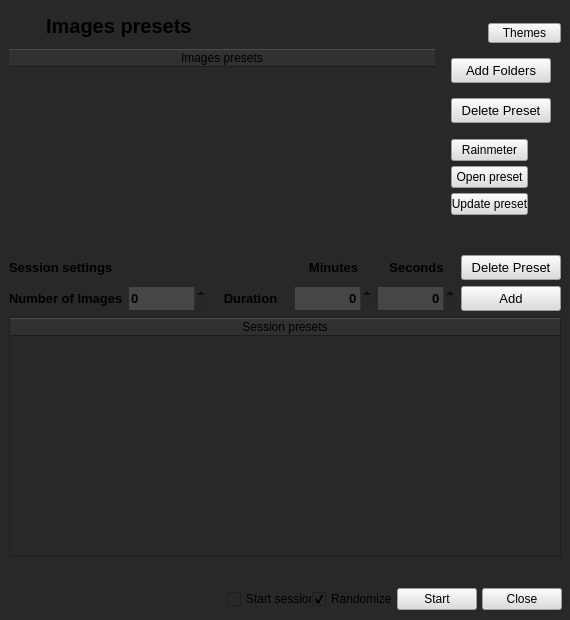
<?xml version="1.0" encoding="UTF-8"?>
<ui version="4.0">
 <class>MainWindow</class>
 <widget class="QMainWindow" name="MainWindow">
  <property name="geometry">
   <rect>
    <x>0</x>
    <y>0</y>
    <width>570</width>
    <height>620</height>
   </rect>
  </property>
  <property name="sizePolicy">
   <sizepolicy hsizetype="Fixed" vsizetype="Fixed">
    <horstretch>0</horstretch>
    <verstretch>0</verstretch>
   </sizepolicy>
  </property>
  <property name="minimumSize">
   <size>
    <width>570</width>
    <height>620</height>
   </size>
  </property>
  <property name="maximumSize">
   <size>
    <width>570</width>
    <height>620</height>
   </size>
  </property>
  <property name="palette">
   <palette>
    <active>
     <colorrole role="WindowText">
      <brush brushstyle="SolidPattern">
       <color alpha="255">
        <red>255</red>
        <green>255</green>
        <blue>255</blue>
       </color>
      </brush>
     </colorrole>
     <colorrole role="Button">
      <brush brushstyle="SolidPattern">
       <color alpha="255">
        <red>40</red>
        <green>40</green>
        <blue>40</blue>
       </color>
      </brush>
     </colorrole>
     <colorrole role="Text">
      <brush brushstyle="SolidPattern">
       <color alpha="255">
        <red>255</red>
        <green>255</green>
        <blue>255</blue>
       </color>
      </brush>
     </colorrole>
     <colorrole role="ButtonText">
      <brush brushstyle="SolidPattern">
       <color alpha="255">
        <red>255</red>
        <green>255</green>
        <blue>255</blue>
       </color>
      </brush>
     </colorrole>
     <colorrole role="Base">
      <brush brushstyle="SolidPattern">
       <color alpha="255">
        <red>40</red>
        <green>40</green>
        <blue>40</blue>
       </color>
      </brush>
     </colorrole>
     <colorrole role="Window">
      <brush brushstyle="SolidPattern">
       <color alpha="255">
        <red>40</red>
        <green>40</green>
        <blue>40</blue>
       </color>
      </brush>
     </colorrole>
    </active>
    <inactive>
     <colorrole role="WindowText">
      <brush brushstyle="SolidPattern">
       <color alpha="255">
        <red>255</red>
        <green>255</green>
        <blue>255</blue>
       </color>
      </brush>
     </colorrole>
     <colorrole role="Button">
      <brush brushstyle="SolidPattern">
       <color alpha="255">
        <red>40</red>
        <green>40</green>
        <blue>40</blue>
       </color>
      </brush>
     </colorrole>
     <colorrole role="Text">
      <brush brushstyle="SolidPattern">
       <color alpha="255">
        <red>255</red>
        <green>255</green>
        <blue>255</blue>
       </color>
      </brush>
     </colorrole>
     <colorrole role="ButtonText">
      <brush brushstyle="SolidPattern">
       <color alpha="255">
        <red>255</red>
        <green>255</green>
        <blue>255</blue>
       </color>
      </brush>
     </colorrole>
     <colorrole role="Base">
      <brush brushstyle="SolidPattern">
       <color alpha="255">
        <red>40</red>
        <green>40</green>
        <blue>40</blue>
       </color>
      </brush>
     </colorrole>
     <colorrole role="Window">
      <brush brushstyle="SolidPattern">
       <color alpha="255">
        <red>40</red>
        <green>40</green>
        <blue>40</blue>
       </color>
      </brush>
     </colorrole>
    </inactive>
    <disabled>
     <colorrole role="WindowText">
      <brush brushstyle="SolidPattern">
       <color alpha="255">
        <red>255</red>
        <green>255</green>
        <blue>255</blue>
       </color>
      </brush>
     </colorrole>
     <colorrole role="Button">
      <brush brushstyle="SolidPattern">
       <color alpha="255">
        <red>40</red>
        <green>40</green>
        <blue>40</blue>
       </color>
      </brush>
     </colorrole>
     <colorrole role="Text">
      <brush brushstyle="SolidPattern">
       <color alpha="255">
        <red>255</red>
        <green>255</green>
        <blue>255</blue>
       </color>
      </brush>
     </colorrole>
     <colorrole role="ButtonText">
      <brush brushstyle="SolidPattern">
       <color alpha="255">
        <red>255</red>
        <green>255</green>
        <blue>255</blue>
       </color>
      </brush>
     </colorrole>
     <colorrole role="Base">
      <brush brushstyle="SolidPattern">
       <color alpha="255">
        <red>40</red>
        <green>40</green>
        <blue>40</blue>
       </color>
      </brush>
     </colorrole>
     <colorrole role="Window">
      <brush brushstyle="SolidPattern">
       <color alpha="255">
        <red>40</red>
        <green>40</green>
        <blue>40</blue>
       </color>
      </brush>
     </colorrole>
    </disabled>
   </palette>
  </property>
  <property name="font">
   <font>
    <weight>75</weight>
    <bold>true</bold>
   </font>
  </property>
  <property name="focusPolicy">
   <enum>Qt::ClickFocus</enum>
  </property>
  <property name="acceptDrops">
   <bool>true</bool>
  </property>
  <property name="windowTitle">
   <string>Reference Practice</string>
  </property>
  <property name="windowIcon">
   <iconset resource="resources/resources_config.qrc">
    <normaloff>:/icons/icons/session_drawing.png</normaloff>:/icons/icons/session_drawing.png</iconset>
  </property>
  <property name="windowOpacity">
   <double>4.000000000000000</double>
  </property>
  <property name="toolTip">
   <string/>
  </property>
  <property name="accessibleName">
   <string/>
  </property>
  <property name="autoFillBackground">
   <bool>false</bool>
  </property>
  <property name="styleSheet">
   <string notr="true">background: rgb(40,40,40); color: 'white'</string>
  </property>
  <property name="documentMode">
   <bool>false</bool>
  </property>
  <widget class="QWidget" name="centralwidget">
   <property name="palette">
    <palette>
     <active>
      <colorrole role="WindowText">
       <brush brushstyle="SolidPattern">
        <color alpha="255">
         <red>255</red>
         <green>255</green>
         <blue>255</blue>
        </color>
       </brush>
      </colorrole>
      <colorrole role="Button">
       <brush brushstyle="SolidPattern">
        <color alpha="255">
         <red>40</red>
         <green>40</green>
         <blue>40</blue>
        </color>
       </brush>
      </colorrole>
      <colorrole role="Text">
       <brush brushstyle="SolidPattern">
        <color alpha="255">
         <red>255</red>
         <green>255</green>
         <blue>255</blue>
        </color>
       </brush>
      </colorrole>
      <colorrole role="ButtonText">
       <brush brushstyle="SolidPattern">
        <color alpha="255">
         <red>255</red>
         <green>255</green>
         <blue>255</blue>
        </color>
       </brush>
      </colorrole>
      <colorrole role="Base">
       <brush brushstyle="SolidPattern">
        <color alpha="255">
         <red>40</red>
         <green>40</green>
         <blue>40</blue>
        </color>
       </brush>
      </colorrole>
      <colorrole role="Window">
       <brush brushstyle="SolidPattern">
        <color alpha="255">
         <red>40</red>
         <green>40</green>
         <blue>40</blue>
        </color>
       </brush>
      </colorrole>
     </active>
     <inactive>
      <colorrole role="WindowText">
       <brush brushstyle="SolidPattern">
        <color alpha="255">
         <red>255</red>
         <green>255</green>
         <blue>255</blue>
        </color>
       </brush>
      </colorrole>
      <colorrole role="Button">
       <brush brushstyle="SolidPattern">
        <color alpha="255">
         <red>40</red>
         <green>40</green>
         <blue>40</blue>
        </color>
       </brush>
      </colorrole>
      <colorrole role="Text">
       <brush brushstyle="SolidPattern">
        <color alpha="255">
         <red>255</red>
         <green>255</green>
         <blue>255</blue>
        </color>
       </brush>
      </colorrole>
      <colorrole role="ButtonText">
       <brush brushstyle="SolidPattern">
        <color alpha="255">
         <red>255</red>
         <green>255</green>
         <blue>255</blue>
        </color>
       </brush>
      </colorrole>
      <colorrole role="Base">
       <brush brushstyle="SolidPattern">
        <color alpha="255">
         <red>40</red>
         <green>40</green>
         <blue>40</blue>
        </color>
       </brush>
      </colorrole>
      <colorrole role="Window">
       <brush brushstyle="SolidPattern">
        <color alpha="255">
         <red>40</red>
         <green>40</green>
         <blue>40</blue>
        </color>
       </brush>
      </colorrole>
     </inactive>
     <disabled>
      <colorrole role="WindowText">
       <brush brushstyle="SolidPattern">
        <color alpha="255">
         <red>255</red>
         <green>255</green>
         <blue>255</blue>
        </color>
       </brush>
      </colorrole>
      <colorrole role="Button">
       <brush brushstyle="SolidPattern">
        <color alpha="255">
         <red>40</red>
         <green>40</green>
         <blue>40</blue>
        </color>
       </brush>
      </colorrole>
      <colorrole role="Text">
       <brush brushstyle="SolidPattern">
        <color alpha="255">
         <red>255</red>
         <green>255</green>
         <blue>255</blue>
        </color>
       </brush>
      </colorrole>
      <colorrole role="ButtonText">
       <brush brushstyle="SolidPattern">
        <color alpha="255">
         <red>255</red>
         <green>255</green>
         <blue>255</blue>
        </color>
       </brush>
      </colorrole>
      <colorrole role="Base">
       <brush brushstyle="SolidPattern">
        <color alpha="255">
         <red>40</red>
         <green>40</green>
         <blue>40</blue>
        </color>
       </brush>
      </colorrole>
      <colorrole role="Window">
       <brush brushstyle="SolidPattern">
        <color alpha="255">
         <red>40</red>
         <green>40</green>
         <blue>40</blue>
        </color>
       </brush>
      </colorrole>
     </disabled>
    </palette>
   </property>
   <layout class="QVBoxLayout" name="verticalLayout_4">
    <property name="topMargin">
     <number>8</number>
    </property>
    <property name="bottomMargin">
     <number>0</number>
    </property>
    <item>
     <layout class="QGridLayout" name="gridLayout_7">
      <property name="topMargin">
       <number>0</number>
      </property>
      <property name="rightMargin">
       <number>0</number>
      </property>
      <property name="spacing">
       <number>0</number>
      </property>
      <item row="0" column="0">
       <layout class="QHBoxLayout" name="horizontalLayout_2">
        <property name="spacing">
         <number>0</number>
        </property>
        <property name="leftMargin">
         <number>0</number>
        </property>
        <property name="topMargin">
         <number>0</number>
        </property>
        <property name="rightMargin">
         <number>0</number>
        </property>
        <property name="bottomMargin">
         <number>0</number>
        </property>
        <item>
         <layout class="QHBoxLayout" name="horizontalLayout_4">
          <property name="rightMargin">
           <number>253</number>
          </property>
          <item>
           <widget class="QLabel" name="label">
            <property name="text">
             <string>&lt;html&gt;&lt;head/&gt;&lt;body&gt;&lt;p&gt;&lt;img src=&quot;:/icons/icons/session_drawing_48x48.png&quot;/&gt;&lt;/p&gt;&lt;/body&gt;&lt;/html&gt;</string>
            </property>
           </widget>
          </item>
          <item>
           <widget class="QLabel" name="select_images">
            <property name="minimumSize">
             <size>
              <width>200</width>
              <height>27</height>
             </size>
            </property>
            <property name="maximumSize">
             <size>
              <width>200</width>
              <height>27</height>
             </size>
            </property>
            <property name="font">
             <font>
              <pointsize>15</pointsize>
              <weight>75</weight>
              <bold>true</bold>
             </font>
            </property>
            <property name="styleSheet">
             <string notr="true">color: 'white';</string>
            </property>
            <property name="text">
             <string>  Images presets</string>
            </property>
           </widget>
          </item>
         </layout>
        </item>
       </layout>
      </item>
      <item row="0" column="1">
       <layout class="QHBoxLayout" name="horizontalLayout_3">
        <property name="leftMargin">
         <number>0</number>
        </property>
        <property name="topMargin">
         <number>15</number>
        </property>
        <property name="bottomMargin">
         <number>0</number>
        </property>
        <item>
         <widget class="QPushButton" name="theme_options_button">
          <property name="minimumSize">
           <size>
            <width>73</width>
            <height>20</height>
           </size>
          </property>
          <property name="maximumSize">
           <size>
            <width>25</width>
            <height>20</height>
           </size>
          </property>
          <property name="focusPolicy">
           <enum>Qt::NoFocus</enum>
          </property>
          <property name="styleSheet">
           <string notr="true">background: rgb(220,220,220); color: 'black';</string>
          </property>
          <property name="text">
           <string>Themes</string>
          </property>
         </widget>
        </item>
       </layout>
      </item>
     </layout>
    </item>
    <item>
     <layout class="QGridLayout" name="gridLayout_3">
      <item row="0" column="1">
       <layout class="QGridLayout" name="gridLayout_2">
        <property name="leftMargin">
         <number>10</number>
        </property>
        <property name="topMargin">
         <number>0</number>
        </property>
        <property name="rightMargin">
         <number>10</number>
        </property>
        <property name="bottomMargin">
         <number>0</number>
        </property>
        <property name="verticalSpacing">
         <number>6</number>
        </property>
        <item row="7" column="0">
         <layout class="QVBoxLayout" name="verticalLayout">
          <property name="spacing">
           <number>0</number>
          </property>
          <item>
           <widget class="QPushButton" name="delete_images_preset">
            <property name="minimumSize">
             <size>
              <width>100</width>
              <height>25</height>
             </size>
            </property>
            <property name="maximumSize">
             <size>
              <width>100</width>
              <height>25</height>
             </size>
            </property>
            <property name="font">
             <font>
              <pointsize>10</pointsize>
              <weight>50</weight>
              <bold>false</bold>
              <kerning>false</kerning>
             </font>
            </property>
            <property name="focusPolicy">
             <enum>Qt::NoFocus</enum>
            </property>
            <property name="toolTip">
             <string/>
            </property>
            <property name="styleSheet">
             <string notr="true">background: rgb(220,220,220); color: 'black';</string>
            </property>
            <property name="text">
             <string>Delete Preset</string>
            </property>
            <property name="iconSize">
             <size>
              <width>24</width>
              <height>24</height>
             </size>
            </property>
           </widget>
          </item>
          <item>
           <layout class="QVBoxLayout" name="verticalLayout_9">
            <property name="topMargin">
             <number>15</number>
            </property>
           </layout>
          </item>
          <item>
           <widget class="QPushButton" name="rainmeter_preset_button">
            <property name="minimumSize">
             <size>
              <width>50</width>
              <height>22</height>
             </size>
            </property>
            <property name="maximumSize">
             <size>
              <width>77</width>
              <height>20</height>
             </size>
            </property>
            <property name="toolTip">
             <string/>
            </property>
            <property name="styleSheet">
             <string notr="true">background: rgb(220,220,220); color: 'black';</string>
            </property>
            <property name="text">
             <string>Rainmeter</string>
            </property>
           </widget>
          </item>
          <item>
           <layout class="QVBoxLayout" name="verticalLayout_7">
            <property name="topMargin">
             <number>5</number>
            </property>
           </layout>
          </item>
          <item>
           <widget class="QPushButton" name="open_preset_button">
            <property name="minimumSize">
             <size>
              <width>50</width>
              <height>22</height>
             </size>
            </property>
            <property name="maximumSize">
             <size>
              <width>77</width>
              <height>20</height>
             </size>
            </property>
            <property name="focusPolicy">
             <enum>Qt::NoFocus</enum>
            </property>
            <property name="toolTip">
             <string/>
            </property>
            <property name="styleSheet">
             <string notr="true">background: rgb(220,220,220); color: 'black';</string>
            </property>
            <property name="text">
             <string>Open preset</string>
            </property>
           </widget>
          </item>
          <item>
           <layout class="QVBoxLayout" name="verticalLayout_3">
            <property name="spacing">
             <number>6</number>
            </property>
            <property name="leftMargin">
             <number>0</number>
            </property>
            <property name="topMargin">
             <number>1</number>
            </property>
            <property name="bottomMargin">
             <number>24</number>
            </property>
            <item>
             <layout class="QVBoxLayout" name="verticalLayout_6"/>
            </item>
            <item>
             <layout class="QVBoxLayout" name="verticalLayout_8">
              <property name="topMargin">
               <number>5</number>
              </property>
             </layout>
            </item>
            <item>
             <widget class="QPushButton" name="update_preset_button">
              <property name="minimumSize">
               <size>
                <width>50</width>
                <height>22</height>
               </size>
              </property>
              <property name="maximumSize">
               <size>
                <width>77</width>
                <height>16777215</height>
               </size>
              </property>
              <property name="styleSheet">
               <string notr="true">background: rgb(220,220,220); color: 'black';</string>
              </property>
              <property name="text">
               <string>Update preset</string>
              </property>
             </widget>
            </item>
           </layout>
          </item>
         </layout>
        </item>
        <item row="6" column="0">
         <layout class="QVBoxLayout" name="verticalLayout_2">
          <property name="spacing">
           <number>0</number>
          </property>
          <item>
           <widget class="QPushButton" name="add_folders_button">
            <property name="minimumSize">
             <size>
              <width>100</width>
              <height>25</height>
             </size>
            </property>
            <property name="maximumSize">
             <size>
              <width>100</width>
              <height>25</height>
             </size>
            </property>
            <property name="palette">
             <palette>
              <active>
               <colorrole role="WindowText">
                <brush brushstyle="SolidPattern">
                 <color alpha="255">
                  <red>0</red>
                  <green>0</green>
                  <blue>0</blue>
                 </color>
                </brush>
               </colorrole>
               <colorrole role="Button">
                <brush brushstyle="SolidPattern">
                 <color alpha="255">
                  <red>220</red>
                  <green>220</green>
                  <blue>220</blue>
                 </color>
                </brush>
               </colorrole>
               <colorrole role="Text">
                <brush brushstyle="SolidPattern">
                 <color alpha="255">
                  <red>0</red>
                  <green>0</green>
                  <blue>0</blue>
                 </color>
                </brush>
               </colorrole>
               <colorrole role="ButtonText">
                <brush brushstyle="SolidPattern">
                 <color alpha="255">
                  <red>0</red>
                  <green>0</green>
                  <blue>0</blue>
                 </color>
                </brush>
               </colorrole>
               <colorrole role="Base">
                <brush brushstyle="SolidPattern">
                 <color alpha="255">
                  <red>220</red>
                  <green>220</green>
                  <blue>220</blue>
                 </color>
                </brush>
               </colorrole>
               <colorrole role="Window">
                <brush brushstyle="SolidPattern">
                 <color alpha="255">
                  <red>220</red>
                  <green>220</green>
                  <blue>220</blue>
                 </color>
                </brush>
               </colorrole>
              </active>
              <inactive>
               <colorrole role="WindowText">
                <brush brushstyle="SolidPattern">
                 <color alpha="255">
                  <red>0</red>
                  <green>0</green>
                  <blue>0</blue>
                 </color>
                </brush>
               </colorrole>
               <colorrole role="Button">
                <brush brushstyle="SolidPattern">
                 <color alpha="255">
                  <red>220</red>
                  <green>220</green>
                  <blue>220</blue>
                 </color>
                </brush>
               </colorrole>
               <colorrole role="Text">
                <brush brushstyle="SolidPattern">
                 <color alpha="255">
                  <red>0</red>
                  <green>0</green>
                  <blue>0</blue>
                 </color>
                </brush>
               </colorrole>
               <colorrole role="ButtonText">
                <brush brushstyle="SolidPattern">
                 <color alpha="255">
                  <red>0</red>
                  <green>0</green>
                  <blue>0</blue>
                 </color>
                </brush>
               </colorrole>
               <colorrole role="Base">
                <brush brushstyle="SolidPattern">
                 <color alpha="255">
                  <red>220</red>
                  <green>220</green>
                  <blue>220</blue>
                 </color>
                </brush>
               </colorrole>
               <colorrole role="Window">
                <brush brushstyle="SolidPattern">
                 <color alpha="255">
                  <red>220</red>
                  <green>220</green>
                  <blue>220</blue>
                 </color>
                </brush>
               </colorrole>
              </inactive>
              <disabled>
               <colorrole role="WindowText">
                <brush brushstyle="SolidPattern">
                 <color alpha="255">
                  <red>0</red>
                  <green>0</green>
                  <blue>0</blue>
                 </color>
                </brush>
               </colorrole>
               <colorrole role="Button">
                <brush brushstyle="SolidPattern">
                 <color alpha="255">
                  <red>220</red>
                  <green>220</green>
                  <blue>220</blue>
                 </color>
                </brush>
               </colorrole>
               <colorrole role="Text">
                <brush brushstyle="SolidPattern">
                 <color alpha="255">
                  <red>0</red>
                  <green>0</green>
                  <blue>0</blue>
                 </color>
                </brush>
               </colorrole>
               <colorrole role="ButtonText">
                <brush brushstyle="SolidPattern">
                 <color alpha="255">
                  <red>0</red>
                  <green>0</green>
                  <blue>0</blue>
                 </color>
                </brush>
               </colorrole>
               <colorrole role="Base">
                <brush brushstyle="SolidPattern">
                 <color alpha="255">
                  <red>220</red>
                  <green>220</green>
                  <blue>220</blue>
                 </color>
                </brush>
               </colorrole>
               <colorrole role="Window">
                <brush brushstyle="SolidPattern">
                 <color alpha="255">
                  <red>220</red>
                  <green>220</green>
                  <blue>220</blue>
                 </color>
                </brush>
               </colorrole>
              </disabled>
             </palette>
            </property>
            <property name="font">
             <font>
              <pointsize>10</pointsize>
              <weight>50</weight>
              <bold>false</bold>
             </font>
            </property>
            <property name="focusPolicy">
             <enum>Qt::NoFocus</enum>
            </property>
            <property name="toolTip">
             <string/>
            </property>
            <property name="autoFillBackground">
             <bool>false</bool>
            </property>
            <property name="styleSheet">
             <string notr="true">background: rgb(220,220,220); color: 'black';</string>
            </property>
            <property name="text">
             <string>Add Folders</string>
            </property>
            <property name="iconSize">
             <size>
              <width>24</width>
              <height>24</height>
             </size>
            </property>
            <property name="autoDefault">
             <bool>false</bool>
            </property>
            <property name="default">
             <bool>false</bool>
            </property>
            <property name="flat">
             <bool>false</bool>
            </property>
           </widget>
          </item>
         </layout>
        </item>
       </layout>
      </item>
      <item row="0" column="0">
       <layout class="QGridLayout" name="gridLayout_4">
        <property name="topMargin">
         <number>0</number>
        </property>
        <item row="0" column="1">
         <widget class="QTableWidget" name="table_images_selection">
          <property name="enabled">
           <bool>true</bool>
          </property>
          <property name="sizePolicy">
           <sizepolicy hsizetype="Expanding" vsizetype="Expanding">
            <horstretch>0</horstretch>
            <verstretch>0</verstretch>
           </sizepolicy>
          </property>
          <property name="minimumSize">
           <size>
            <width>300</width>
            <height>100</height>
           </size>
          </property>
          <property name="maximumSize">
           <size>
            <width>500</width>
            <height>200</height>
           </size>
          </property>
          <property name="font">
           <font>
            <pointsize>9</pointsize>
            <weight>50</weight>
            <italic>false</italic>
            <bold>false</bold>
            <underline>false</underline>
            <strikeout>false</strikeout>
           </font>
          </property>
          <property name="focusPolicy">
           <enum>Qt::NoFocus</enum>
          </property>
          <property name="toolTip">
           <string/>
          </property>
          <property name="autoFillBackground">
           <bool>false</bool>
          </property>
          <property name="styleSheet">
           <string notr="true">QHeaderView::section {background: rgb(220,220,220); color: 'black'};</string>
          </property>
          <property name="frameShape">
           <enum>QFrame::NoFrame</enum>
          </property>
          <property name="horizontalScrollBarPolicy">
           <enum>Qt::ScrollBarAlwaysOff</enum>
          </property>
          <property name="autoScroll">
           <bool>true</bool>
          </property>
          <property name="autoScrollMargin">
           <number>20</number>
          </property>
          <property name="editTriggers">
           <set>QAbstractItemView::DoubleClicked</set>
          </property>
          <property name="tabKeyNavigation">
           <bool>false</bool>
          </property>
          <property name="dragDropOverwriteMode">
           <bool>false</bool>
          </property>
          <property name="alternatingRowColors">
           <bool>false</bool>
          </property>
          <property name="selectionMode">
           <enum>QAbstractItemView::SingleSelection</enum>
          </property>
          <property name="selectionBehavior">
           <enum>QAbstractItemView::SelectRows</enum>
          </property>
          <property name="showGrid">
           <bool>true</bool>
          </property>
          <property name="cornerButtonEnabled">
           <bool>true</bool>
          </property>
          <attribute name="horizontalHeaderDefaultSectionSize">
           <number>50</number>
          </attribute>
          <attribute name="horizontalHeaderHighlightSections">
           <bool>false</bool>
          </attribute>
          <attribute name="horizontalHeaderMinimumSectionSize">
           <number>35</number>
          </attribute>
          <attribute name="horizontalHeaderStretchLastSection">
           <bool>true</bool>
          </attribute>
          <attribute name="verticalHeaderVisible">
           <bool>false</bool>
          </attribute>
          <attribute name="verticalHeaderHighlightSections">
           <bool>false</bool>
          </attribute>
          <attribute name="verticalHeaderStretchLastSection">
           <bool>false</bool>
          </attribute>
          <column>
           <property name="text">
            <string>Images presets</string>
           </property>
           <property name="font">
            <font>
             <family>Arial</family>
             <pointsize>9</pointsize>
             <weight>50</weight>
             <bold>false</bold>
            </font>
           </property>
          </column>
         </widget>
        </item>
       </layout>
      </item>
     </layout>
    </item>
    <item>
     <layout class="QGridLayout" name="gridLayout">
      <item row="0" column="0">
       <widget class="QLabel" name="label_7">
        <property name="font">
         <font>
          <pointsize>10</pointsize>
          <weight>75</weight>
          <bold>true</bold>
         </font>
        </property>
        <property name="toolTip">
         <string/>
        </property>
        <property name="styleSheet">
         <string notr="true">color: 'white';</string>
        </property>
        <property name="text">
         <string>Session settings</string>
        </property>
       </widget>
      </item>
      <item row="0" column="3">
       <widget class="QLabel" name="label_5">
        <property name="font">
         <font>
          <pointsize>10</pointsize>
          <weight>75</weight>
          <bold>true</bold>
         </font>
        </property>
        <property name="autoFillBackground">
         <bool>false</bool>
        </property>
        <property name="styleSheet">
         <string notr="true">color: 'white';</string>
        </property>
        <property name="text">
         <string>Minutes</string>
        </property>
        <property name="alignment">
         <set>Qt::AlignCenter</set>
        </property>
       </widget>
      </item>
      <item row="0" column="4">
       <widget class="QLabel" name="label_6">
        <property name="font">
         <font>
          <pointsize>10</pointsize>
          <weight>75</weight>
          <bold>true</bold>
         </font>
        </property>
        <property name="styleSheet">
         <string notr="true">color: 'white';</string>
        </property>
        <property name="text">
         <string>Seconds</string>
        </property>
        <property name="alignment">
         <set>Qt::AlignCenter</set>
        </property>
       </widget>
      </item>
      <item row="1" column="0">
       <widget class="QLabel" name="image_amount_label">
        <property name="font">
         <font>
          <pointsize>10</pointsize>
          <weight>75</weight>
          <bold>true</bold>
         </font>
        </property>
        <property name="styleSheet">
         <string notr="true">color: 'white';</string>
        </property>
        <property name="text">
         <string>Number of Images</string>
        </property>
       </widget>
      </item>
      <item row="1" column="2">
       <widget class="QLabel" name="duration_label">
        <property name="font">
         <font>
          <pointsize>10</pointsize>
          <weight>75</weight>
          <bold>true</bold>
         </font>
        </property>
        <property name="styleSheet">
         <string notr="true">color: 'white';</string>
        </property>
        <property name="text">
         <string>Duration</string>
        </property>
        <property name="alignment">
         <set>Qt::AlignCenter</set>
        </property>
       </widget>
      </item>
      <item row="1" column="1">
       <widget class="QSpinBox" name="set_number_of_images">
        <property name="font">
         <font>
          <pointsize>10</pointsize>
          <weight>75</weight>
          <bold>true</bold>
         </font>
        </property>
        <property name="styleSheet">
         <string notr="true">background: rgb(70,70,70); color: 'white';</string>
        </property>
        <property name="frame">
         <bool>false</bool>
        </property>
        <property name="maximum">
         <number>999999999</number>
        </property>
       </widget>
      </item>
      <item row="1" column="3">
       <widget class="QSpinBox" name="set_minutes">
        <property name="font">
         <font>
          <pointsize>10</pointsize>
          <weight>75</weight>
          <bold>true</bold>
         </font>
        </property>
        <property name="focusPolicy">
         <enum>Qt::WheelFocus</enum>
        </property>
        <property name="contextMenuPolicy">
         <enum>Qt::DefaultContextMenu</enum>
        </property>
        <property name="styleSheet">
         <string notr="true">background: rgb(70,70,70); color: 'white';</string>
        </property>
        <property name="wrapping">
         <bool>false</bool>
        </property>
        <property name="frame">
         <bool>false</bool>
        </property>
        <property name="alignment">
         <set>Qt::AlignRight|Qt::AlignTrailing|Qt::AlignVCenter</set>
        </property>
        <property name="keyboardTracking">
         <bool>true</bool>
        </property>
        <property name="maximum">
         <number>999999999</number>
        </property>
       </widget>
      </item>
      <item row="1" column="4">
       <widget class="QSpinBox" name="set_seconds">
        <property name="font">
         <font>
          <pointsize>10</pointsize>
          <weight>75</weight>
          <bold>true</bold>
         </font>
        </property>
        <property name="focusPolicy">
         <enum>Qt::WheelFocus</enum>
        </property>
        <property name="contextMenuPolicy">
         <enum>Qt::DefaultContextMenu</enum>
        </property>
        <property name="styleSheet">
         <string notr="true">background: rgb(70,70,70); color: 'white';</string>
        </property>
        <property name="frame">
         <bool>false</bool>
        </property>
        <property name="alignment">
         <set>Qt::AlignRight|Qt::AlignTrailing|Qt::AlignVCenter</set>
        </property>
        <property name="keyboardTracking">
         <bool>true</bool>
        </property>
        <property name="maximum">
         <number>59</number>
        </property>
       </widget>
      </item>
      <item row="1" column="5">
       <widget class="QPushButton" name="save_session_presets_button">
        <property name="minimumSize">
         <size>
          <width>100</width>
          <height>25</height>
         </size>
        </property>
        <property name="font">
         <font>
          <pointsize>10</pointsize>
          <weight>50</weight>
          <bold>false</bold>
         </font>
        </property>
        <property name="focusPolicy">
         <enum>Qt::NoFocus</enum>
        </property>
        <property name="toolTip">
         <string/>
        </property>
        <property name="autoFillBackground">
         <bool>false</bool>
        </property>
        <property name="styleSheet">
         <string notr="true">background: rgb(220,220,220); color: 'black';</string>
        </property>
        <property name="text">
         <string>Add</string>
        </property>
        <property name="iconSize">
         <size>
          <width>24</width>
          <height>24</height>
         </size>
        </property>
        <property name="autoDefault">
         <bool>false</bool>
        </property>
        <property name="flat">
         <bool>false</bool>
        </property>
       </widget>
      </item>
      <item row="0" column="5">
       <widget class="QPushButton" name="delete_session_preset">
        <property name="minimumSize">
         <size>
          <width>100</width>
          <height>25</height>
         </size>
        </property>
        <property name="font">
         <font>
          <pointsize>10</pointsize>
          <weight>50</weight>
          <bold>false</bold>
         </font>
        </property>
        <property name="focusPolicy">
         <enum>Qt::NoFocus</enum>
        </property>
        <property name="toolTip">
         <string/>
        </property>
        <property name="styleSheet">
         <string notr="true">background: rgb(220,220,220); color: 'black';</string>
        </property>
        <property name="text">
         <string>Delete Preset</string>
        </property>
       </widget>
      </item>
     </layout>
    </item>
    <item>
     <widget class="QTableWidget" name="table_session_selection">
      <property name="minimumSize">
       <size>
        <width>540</width>
        <height>228</height>
       </size>
      </property>
      <property name="focusPolicy">
       <enum>Qt::NoFocus</enum>
      </property>
      <property name="styleSheet">
       <string notr="true">QHeaderView::section {background: rgb(220,220,220); color: 'black'};background: rgb(80,80,80)</string>
      </property>
      <property name="frameShape">
       <enum>QFrame::StyledPanel</enum>
      </property>
      <property name="horizontalScrollBarPolicy">
       <enum>Qt::ScrollBarAlwaysOff</enum>
      </property>
      <property name="editTriggers">
       <set>QAbstractItemView::DoubleClicked</set>
      </property>
      <property name="selectionMode">
       <enum>QAbstractItemView::SingleSelection</enum>
      </property>
      <property name="selectionBehavior">
       <enum>QAbstractItemView::SelectItems</enum>
      </property>
      <property name="resize" stdset="0">
       <string/>
      </property>
      <attribute name="horizontalHeaderDefaultSectionSize">
       <number>50</number>
      </attribute>
      <attribute name="horizontalHeaderHighlightSections">
       <bool>false</bool>
      </attribute>
      <attribute name="horizontalHeaderStretchLastSection">
       <bool>true</bool>
      </attribute>
      <attribute name="verticalHeaderVisible">
       <bool>false</bool>
      </attribute>
      <attribute name="verticalHeaderHighlightSections">
       <bool>false</bool>
      </attribute>
      <column>
       <property name="text">
        <string>Session presets</string>
       </property>
       <property name="font">
        <font>
         <family>Arial</family>
         <pointsize>9</pointsize>
         <stylestrategy>PreferDefault</stylestrategy>
         <kerning>true</kerning>
        </font>
       </property>
      </column>
     </widget>
    </item>
    <item>
     <layout class="QGridLayout" name="gridLayout_5">
      <property name="leftMargin">
       <number>218</number>
      </property>
      <property name="bottomMargin">
       <number>10</number>
      </property>
      <property name="horizontalSpacing">
       <number>6</number>
      </property>
      <property name="verticalSpacing">
       <number>0</number>
      </property>
      <item row="3" column="1">
       <layout class="QGridLayout" name="gridLayout_6">
        <property name="topMargin">
         <number>25</number>
        </property>
        <property name="bottomMargin">
         <number>0</number>
        </property>
        <item row="0" column="4">
         <layout class="QHBoxLayout" name="horizontalLayout">
          <property name="leftMargin">
           <number>5</number>
          </property>
          <property name="rightMargin">
           <number>0</number>
          </property>
          <item>
           <widget class="QPushButton" name="close_window_button">
            <property name="focusPolicy">
             <enum>Qt::NoFocus</enum>
            </property>
            <property name="toolTip">
             <string/>
            </property>
            <property name="styleSheet">
             <string notr="true">background: rgb(220,220,220); color: 'black';</string>
            </property>
            <property name="text">
             <string>Close</string>
            </property>
           </widget>
          </item>
         </layout>
        </item>
        <item row="0" column="1">
         <widget class="QCheckBox" name="randomize_toggle">
          <property name="maximumSize">
           <size>
            <width>200</width>
            <height>50</height>
           </size>
          </property>
          <property name="baseSize">
           <size>
            <width>50</width>
            <height>200</height>
           </size>
          </property>
          <property name="toolTip">
           <string>&lt;p style=&quot;color:black&quot;&gt;Display the images randomly if selected.&lt;/p&gt;</string>
          </property>
          <property name="text">
           <string>Randomize</string>
          </property>
          <property name="checked">
           <bool>true</bool>
          </property>
         </widget>
        </item>
        <item row="0" column="2">
         <widget class="QPushButton" name="start_session_button">
          <property name="focusPolicy">
           <enum>Qt::NoFocus</enum>
          </property>
          <property name="contextMenuPolicy">
           <enum>Qt::PreventContextMenu</enum>
          </property>
          <property name="toolTip">
           <string/>
          </property>
          <property name="autoFillBackground">
           <bool>false</bool>
          </property>
          <property name="styleSheet">
           <string notr="true">background: rgb(220,220,220); color: 'black';</string>
          </property>
          <property name="text">
           <string>Start</string>
          </property>
         </widget>
        </item>
        <item row="0" column="0">
         <widget class="QCheckBox" name="auto_start_toggle">
          <property name="maximumSize">
           <size>
            <width>100</width>
            <height>50</height>
           </size>
          </property>
          <property name="toolTip">
           <string>&lt;p style=&quot;color:black&quot;&gt;Automatically start session on next launch if selected instead of opening the menu window.&lt;/p&gt;</string>
          </property>
          <property name="text">
           <string>Start session</string>
          </property>
         </widget>
        </item>
       </layout>
      </item>
     </layout>
    </item>
   </layout>
  </widget>
  <widget class="QMenuBar" name="menubar">
   <property name="geometry">
    <rect>
     <x>0</x>
     <y>0</y>
     <width>570</width>
     <height>21</height>
    </rect>
   </property>
  </widget>
 </widget>
 <tabstops>
  <tabstop>set_number_of_images</tabstop>
  <tabstop>set_minutes</tabstop>
  <tabstop>set_seconds</tabstop>
 </tabstops>
 <resources>
  <include location="resources/resources_config.qrc"/>
 </resources>
 <connections/>
 <slots>
  <slot>start_session()</slot>
  <slot>reformat()</slot>
  <slot>open_files()</slot>
  <slot>update_amount()</slot>
 </slots>
</ui>
